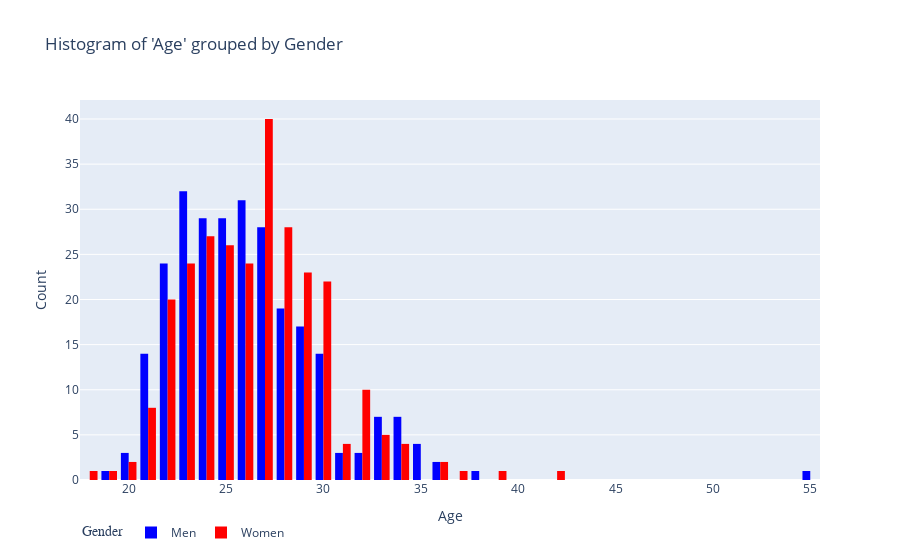

The cell this chart's notebook holds for it:
### Code cell
fig = px.histogram(iddata, x='age', color='gender', barmode='group', 
                   color_discrete_map={0: 'blue', 1: 'red'},
                   labels={'gender': 'Gender', 'age': 'Age'},
                   category_orders={'gender': [0, 1]},
                   title="Histogram of 'Age' grouped by Gender")

fig.for_each_trace(lambda t: t.update(name = gender_labels[int(t.name)]))

fig.update_layout(xaxis_title='Age', yaxis_title='Count',
                  legend_title_text='Gender',
                  legend=dict(title_font_family="Times New Roman",
                              font=dict(size=12),
                              orientation="h"))

fig.show()

### Figure 1 — Plotly figure (JSON) as saved in the notebook; plotly's stock layout.template omitted (floating-point values rounded to 4 significant figures; data arrays with more than 128 entries replaced by an {"elided": "..."} marker saying what was removed)
{"data": [{"alignmentgroup": "True", "bingroup": "x", "hovertemplate": "Gender=0<br>Age=%{x}<br>count=%{y}<extra></extra>", "legendgroup": "0", "marker": {"color": "blue", "pattern": {"shape": ""}}, "name": "Men", "offsetgroup": "0", "orientation": "v", "showlegend": true, "type": "histogram", "x": {"elided": "274 int values"}, "xaxis": "x", "yaxis": "y"}, {"alignmentgroup": "True", "bingroup": "x", "hovertemplate": "Gender=1<br>Age=%{x}<br>count=%{y}<extra></extra>", "legendgroup": "1", "marker": {"color": "red", "pattern": {"shape": ""}}, "name": "Women", "offsetgroup": "1", "orientation": "v", "showlegend": true, "type": "histogram", "x": {"elided": "277 int values"}, "xaxis": "x", "yaxis": "y"}], "layout": {"barmode": "group", "legend": {"font": {"size": 12}, "orientation": "h", "title": {"font": {"family": "Times New Roman"}, "text": "Gender"}, "tracegroupgap": 0}, "title": {"text": "Histogram of 'Age' grouped by Gender"}, "xaxis": {"anchor": "y", "domain": [0, 1], "title": {"text": "Age"}}, "yaxis": {"anchor": "x", "domain": [0, 1], "title": {"text": "Count"}}}}
